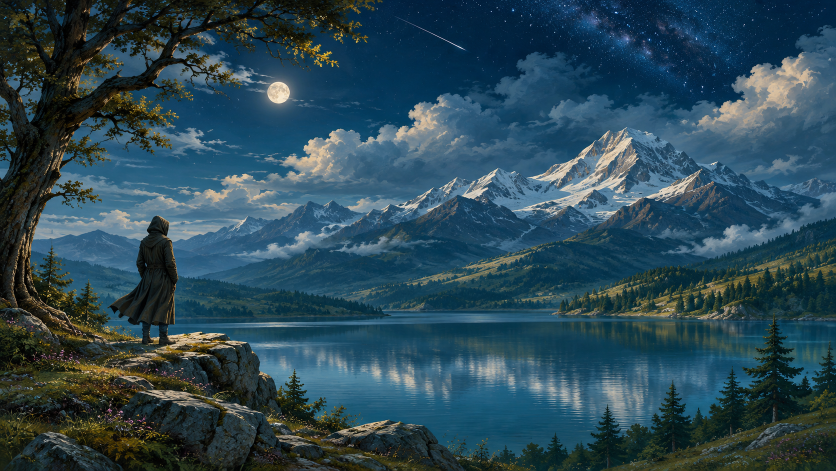
#> input picture production/loop/scenes/c5/picture.png, 1672 x 941 px, found by its file name (shown at 1/2 size)
$ python compose_c5.py   (older library calls are emulated)
#> lines starting #> are read from the running program, lines starting #| are printed output that depends on the picture; after the words box and inside, x2 and y2 are one past the last pixel; in counts of white or black regions, pixels touching at a corner belong together
"""c5 "wanderer by the mountain lake" - batch 1: code-only layers (no GPU).
  stars   each star twinkles on its own clock (only its own excess light over the sky changes)
  meteors the painted shooting star is removed; rare short meteors cross open sky, behind clouds and tree
  water   the lake surface ripples (sub-2px travelling waves, bigger near the viewer) + faint glint shimmer
Everything is a pure function of the frame number and loops exactly over the block.
  python3 compose_c5.py --seconds 24 --out /tmp/c5/b1.mp4 [--gate]
"""
import cv2, numpy as np, json, argparse, subprocess, math
FPS = 24
S = 'scenes/c5/'
P = cv2.imread(S + 'picture.png'); H, W = P.shape[:2]
#> further down, P is the input picture: shape (941, 1672, 3); mean B, G, R 85.1, 72.5, 43.9
#> after `H, W = P.shape[:2]`: H = 941; W = 1672
M = lambda n: cv2.imread(S + f'mask_{n}.png', 0) > 0
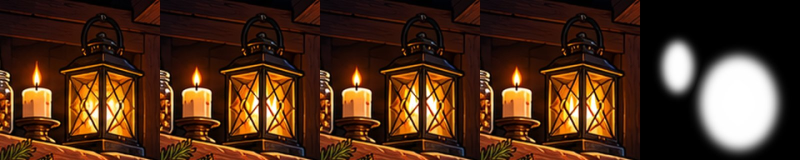
#> input picture ambient-channels/production/loop/reference/c4/07_candle_needle_BAD_model_vs_picture.jpg, 1600 x 320 px, given in place of mask_sky.png, which was not available (shown at 1/2 size)
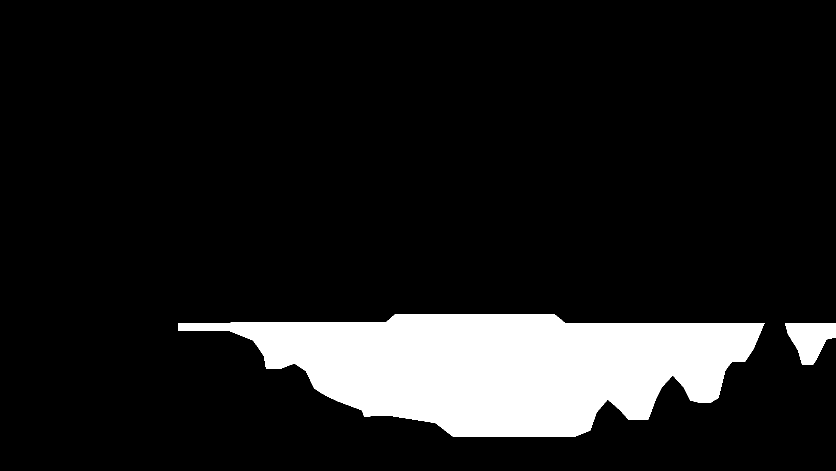
#> input picture ambient-channels/production/loop/scenes/c5/mask_lake.png, 1672 x 941 px (shown at 1/2 size)
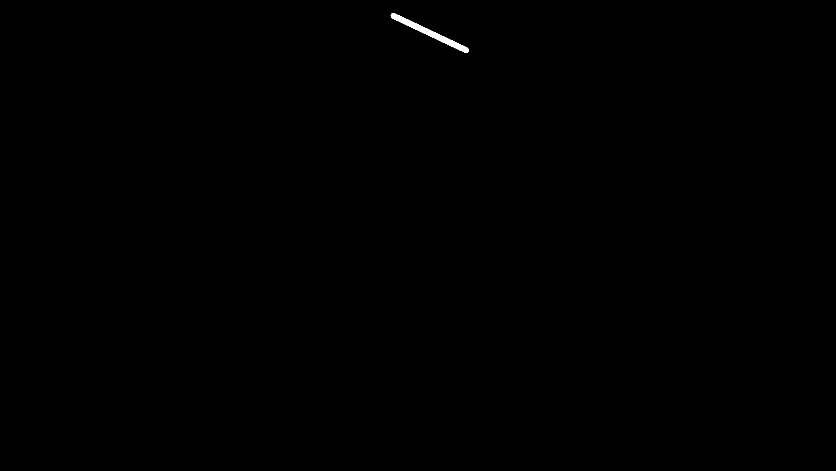
#> input picture ambient-channels/production/loop/scenes/c5/mask_shooting_star.png, 1672 x 941 px (shown at 1/2 size)
sky, lake, shoot = M('sky'), M('lake'), M('shooting_star')
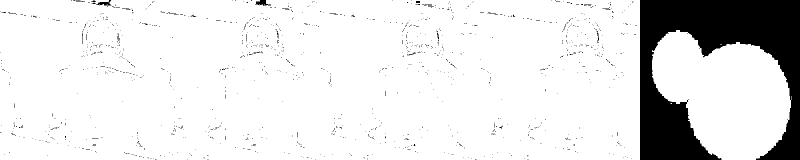
#> sky: shape (320, 1600) bool (shown at 1/2 size); 89% white; 1206 black regions (1187 under 20 px), largest, box (x1, y1, x2, y2) and area: (1280, 0, 1600, 320) 53051, (510, 0, 542, 12) 190, (183, 0, 222, 11) 158
#> lake: shape (941, 1672) bool; 11.8% white; 2 white regions, box (x1, y1, x2, y2) and area: (356, 628, 1529, 873) 179858, (1570, 646, 1672, 729) 5411
#> shoot: shape (941, 1672) bool; 0.12% white; 1 white region, box (x1, y1, x2, y2) and area: (781, 26, 938, 106) 1906
PLATE = cv2.inpaint(P, shoot.astype(np.uint8) * 255, 5, cv2.INPAINT_TELEA)
Pf = PLATE.astype(np.float32)
yy, xx = np.mgrid[0:H, 0:W].astype(np.float32)

# [8 lines left out: function loop_noise, not called in this run]

class Stars:
    """Twinkle, not shimmer (owner, round 3: every star wobbling at once read as shimmer). The sky is steady with a
    slight slow breath per star; a star twinkles as its own short event: a quick dip, a bright flash, a settle,
    0.35-0.7 s, every 5-16 s, each star on its own schedule, so at any moment only a few percent of stars are
    twinkling. Only detected star points change, and only their own excess light over the sky behind them."""
    # [34 lines left out: functions __init__, apply, not called in this run]

class Water:
    """Ripples are travelling waves: phase advances along a perspective-compressed y (bands get closer toward the far
    shore) and along x so every band drifts right -> left (the wind). Five components with unrelated periods and
    slants, each gated by its own slow gust patch, so nothing sways in place (round 1: one 0.54 Hz wave dominated).
    Amplitude is zero at the traced outline and reaches full strength 10 px inside."""
    # [48 lines left out: functions __init__, waves, apply, not called in this run]

class Meteors:
    """Thin, fast streaks at random times and places; each differs in angle, length, speed and brightness. Drawn
    additively and multiplied by the open-sky mask, so they pass behind cloud, tree and mountains."""
    # [34 lines left out: functions __init__, apply, region, not called in this run]

def smooth(u): u = np.clip(u, 0, 1); return u * u * (3 - 2 * u)

class Tree:
    """The big tree only (owner: leave the other trees). Leaves and twig ends sway toward the left on gusts and
    flutter; trunk and thick limbs stay fixed. A smooth displacement field weighted by leafiness, so a leaf cluster
    moves as one piece of foliage and nothing is cut out or slid."""
    BOX = (0, 0, 800, 540)
    # [29 lines left out: functions __init__, field, not called in this run]
    def apply(self, out, t):
        dx, dy = self.field(t); x0, y0, x1, y1 = self.BOX
        out[self.sl] = cv2.remap(out, self.xx + dx, self.yy + dy, cv2.INTER_LANCZOS4, borderMode=cv2.BORDER_REFLECT)

class Coat:
    """Only the coat below the belt moves (wind right -> left): a cloth wave runs down and out along the skirt, pinned
    at the belt, biggest at the flared left tail. The coat is lifted as its own layer (reviewed cut-out) and drawn
    over a background with the coat painted out, so no ghost edge appears. Body, hood, arms and boots never move."""
    BOX = (195, 520, 380, 672)
    # [38 lines left out: functions __init__, apply, tile_noise, not called in this run]

class Fog:
    """A little mist lying on the lake, flowing right -> left with the wind (owner request, round 5). Two noise sheets
    at different speeds that slowly trade places, so banks form and thin out instead of a texture sliding by.
    Thickest along the far shore, gone before the near water. Lives only on the traced lake (plus a low band over the
    far waterline), cut around the firs, so it stays behind every foreground thing. Moonlit: cool white, no glow."""
    # [36 lines left out: functions __init__, sheet, apply, not called in this run]

import glob, living
MASTERS = '/tmp/c5/masters'
INP = '../gpu/session2/inputs_c5/'

class ClipLayer:
    """A truly rendered layer (owner rule: solid things move only as rendered clips, looped by frame continuation).
    First-and-last-frame clips of one crop are colour-locked to the picture on the parts that do not move (the
    render mode pumps brightness 16-32 % mid-clip), matched in sharpness, then chained by living.FlfStream: every
    join passes through the picture's own frame."""
    # [149 lines left out: functions __init__, apply, coat_paste, tree_paste, water_paste, not called in this run]

def build(T, force=None):
#> (the run stopped early here; a loop or call above may not have finished)
